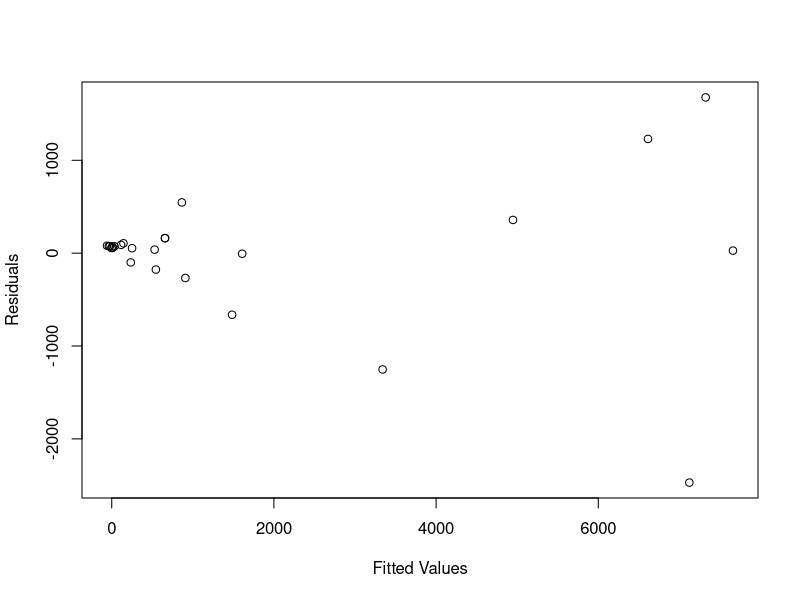
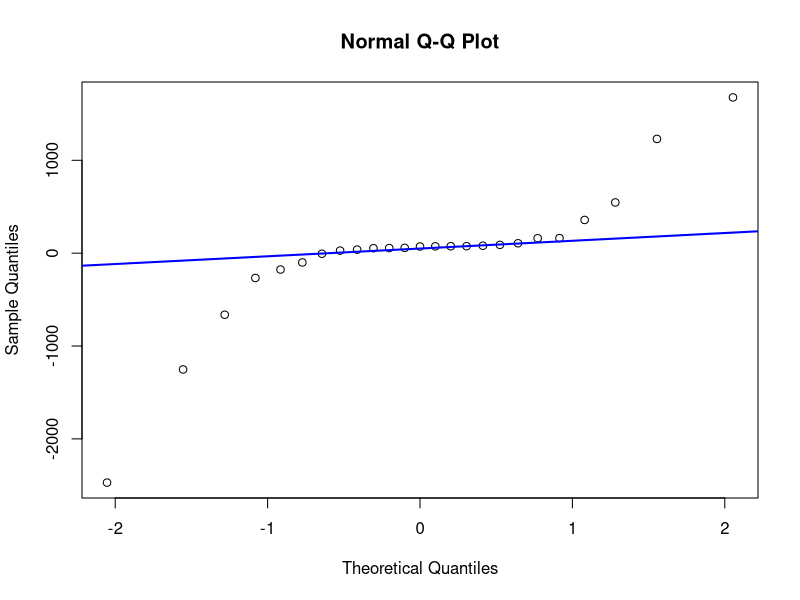
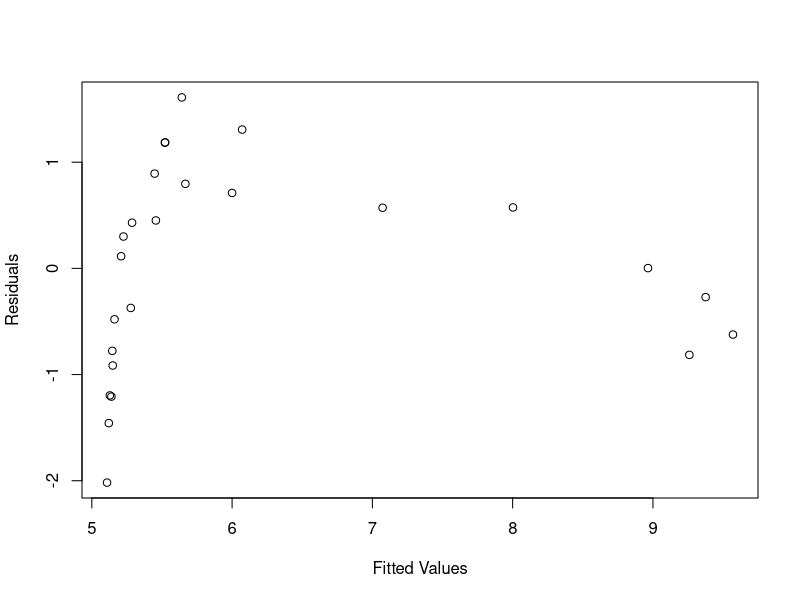
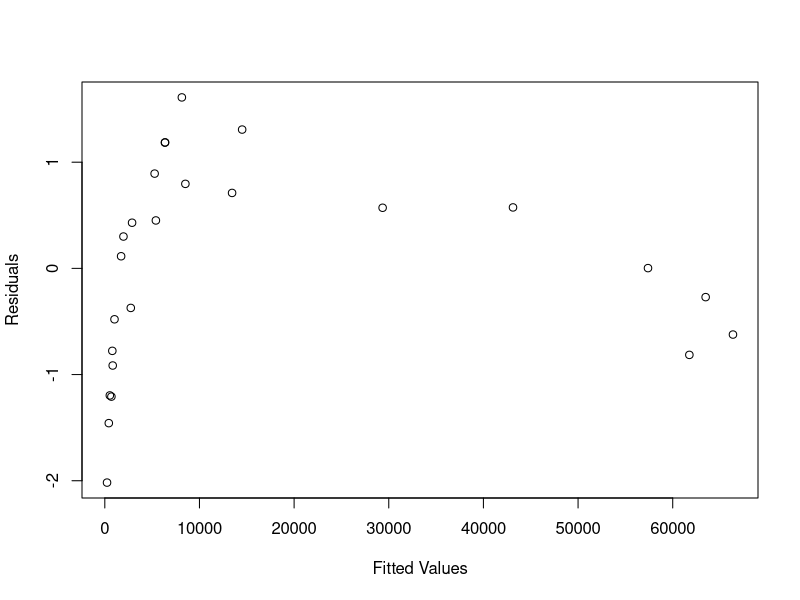
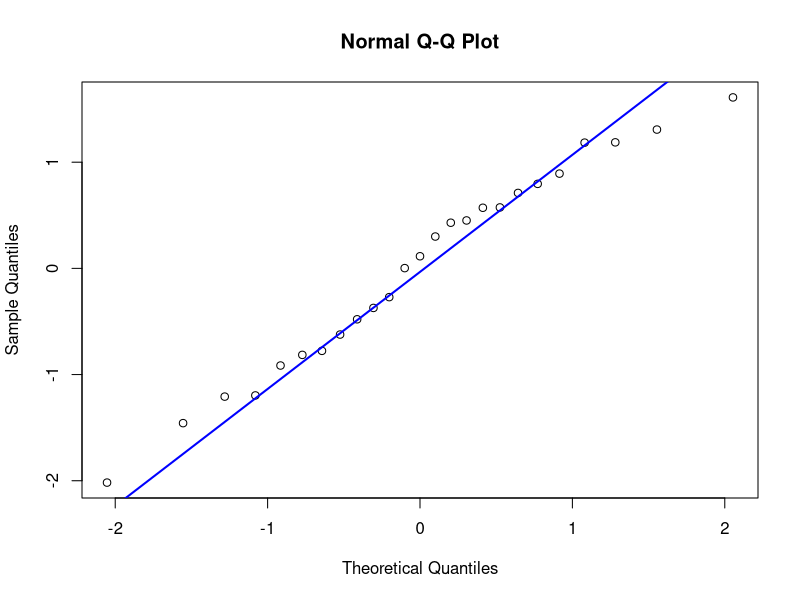
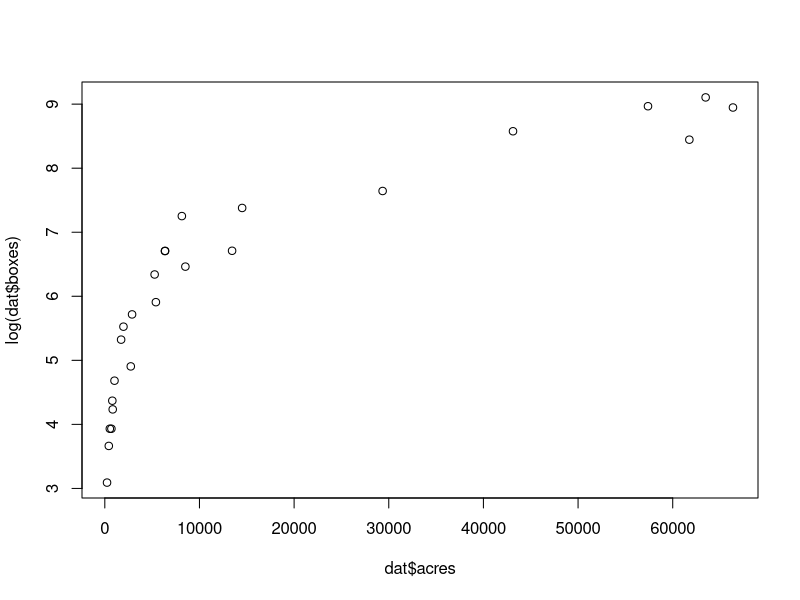
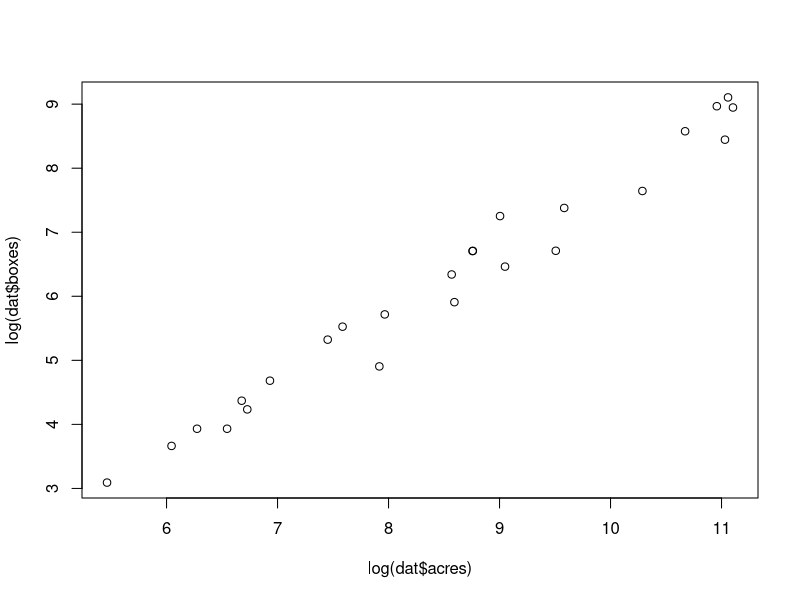
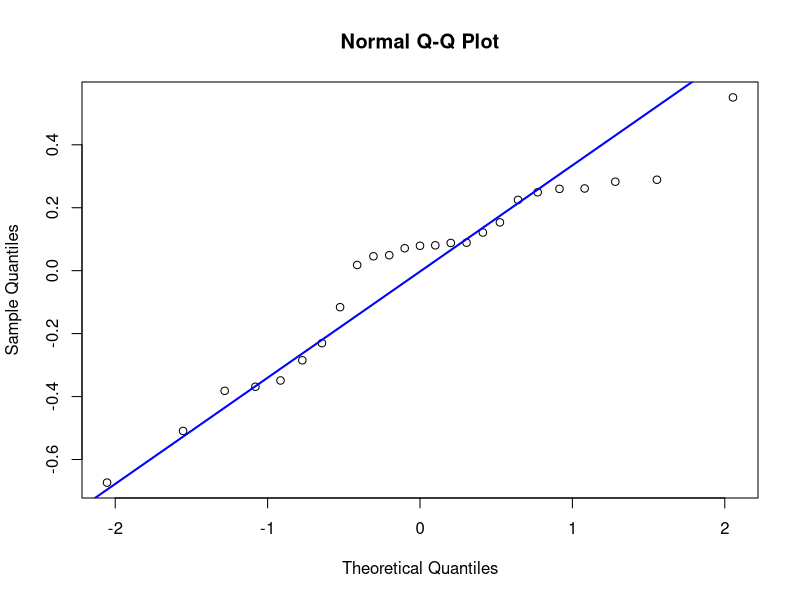

The R script that drew these images, in order: (Note: this script raises an error after producing the figures.)
## Demo for transformations and interactions

## Florida oranges revisited
dat <- read.csv("florange.csv")
lm.1 <- lm(dat$boxes~dat$acres)
summary(lm.1)

# Recall: residuals had non-constant variance
#  (variance increases with fitted values)
plot(lm.1$fitted.values, lm.1$residuals, xlab = "Fitted Values", ylab = "Residuals")
qqnorm(lm.1$residuals)
qqline(lm.1$residuals, col="blue", lwd = 2)

# Try log-transforming y
lm.log <- lm( log(dat$boxes)~dat$acres)
summary(lm.log)
plot(lm.log$fitted.values, lm.log$residuals, xlab = "Fitted Values", ylab = "Residuals")
plot(dat$acres, lm.log$residuals, xlab = "Fitted Values", ylab = "Residuals")
qqnorm(lm.log$residuals)
qqline(lm.log$residuals, col="blue", lwd = 2)
# Does the plot of residuals vs x suggest a problem
# Let's take a closer look
plot(dat$acres,log(dat$boxes)) # evidently not linear!

# Log-transform x as well
plot(log(dat$acres),log(dat$boxes)) # looks much more linear!
lm.loglog <- lm( log(dat$boxes)~log(dat$acres))
qqnorm(lm.loglog$residuals)
qqline(lm.loglog$residuals, col="blue", lwd = 2)
plot(lm.loglog$fitted.values, lm.loglog$residuals, xlab = "Fitted Values", ylab = "Residuals")
plot(log(dat$acres), lm.loglog$residuals, xlab = "Fitted Values", ylab = "Residuals")

## Python data revisited
python <- read.csv("FLpython.csv")
python$male <- ifelse(python$sex == 'M', 1, 0) # 1 = M, 0 =F
mpf2 <- lm(fat ~ male+mass+svl, data = python)
summary(mpf2)

# Residual plot: vs fitted values 
plot(mpf2$fitted.values, mpf2$residuals, xlab = "Fitted Values", ylab = "Residuals")
## QQ plot of residuals
qqnorm(mpf2$residuals)
qqline(mpf2$residuals, col="blue", lwd = 2)

# Try a Box-Cox transformation
library(MASS)
bc <- boxcox(mpf2)
lambda <- bc$x[which.max(bc$y)]
mpf3 <- lm( (fat^lambda-1)/lambda ~ male+mass+svl, data = python)
summary(mpf3)
plot(mpf3$fitted.values, mpf3$residuals)
plot(python$mass, mpf3$residuals)
plot(python$svl, mpf3$residuals)
qqnorm(mpf3$residuals)
qqline(mpf3$residuals, col="blue", lwd = 2)
# still some skew, but better!

